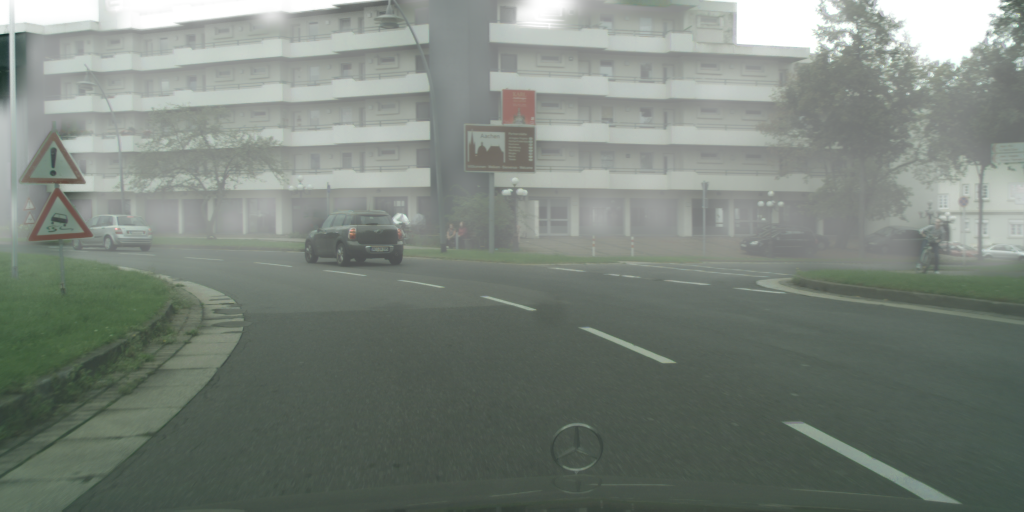
#> input picture datasets_tools/convert/leftImg8bit_foggy/train/aachen/aachen_000000_000019_leftImg8bit_foggy_beta_0.01.png, 2048 x 1024 px, found by its file name (shown at 1/2 size); its folder holds 3 pictures in this run
$ python get_mean_image.py
#> lines starting #> are read from the running program, lines starting #| are printed output that depends on the picture
from PIL import Image
import numpy as np
import os

def load_images_from_folder(folder):
    images = []
    for filename in os.listdir(folder):
        try:
            img_path = os.path.join(folder, filename)
            img = Image.open(img_path)
#> img is the input picture: PIL image 2048x1024 RGB; mean R, G, B 121.7, 130.3, 122.3
            # 确保所有图像具有相同的尺寸
            img = img.resize((2048, 1024))
            images.append(np.array(img))
        except (IOError, SyntaxError) as e:
            print(f"Bad file: {img_path} - {e}")
    return np.array(images)

def calculate_average_image(images):
    return np.mean(images, axis=0).astype(np.uint8)
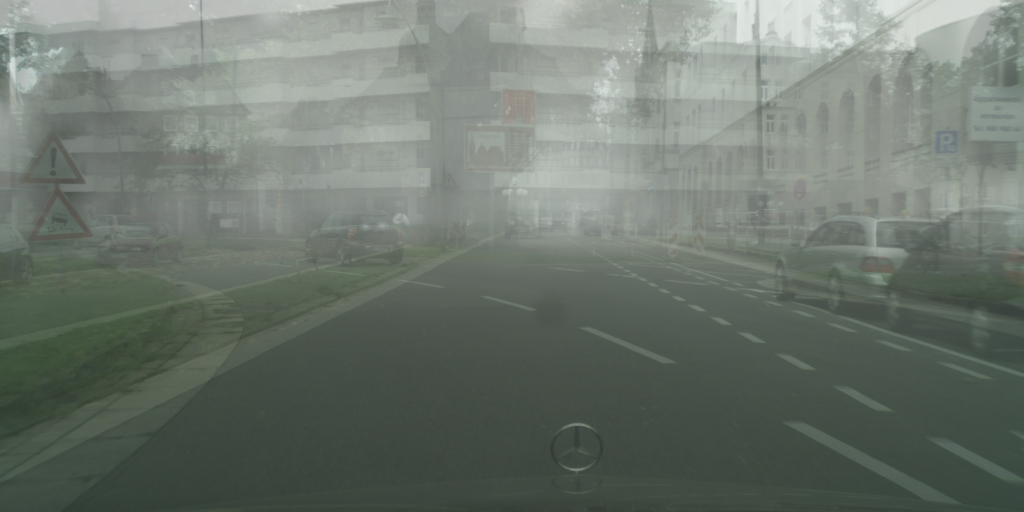
#> returned value: shape (1024, 2048, 3) (shown at 1/2 size); mean of channels 0, 1, 2 109.4, 118.6, 109.8; drawn as R, G, B

folder_path = r'D:\file\work\pycharmFile\sf-yolo\datasets_tools\convert\leftImg8bit_foggy\train\aachen'
images = load_images_from_folder(folder_path)
if len(images) > 0:
    average_image = calculate_average_image(images)
    # 保存平均图像
    Image.fromarray(average_image).save('./average_foggy_image.jpg')
else:
    print("No valid images found in the folder.")
